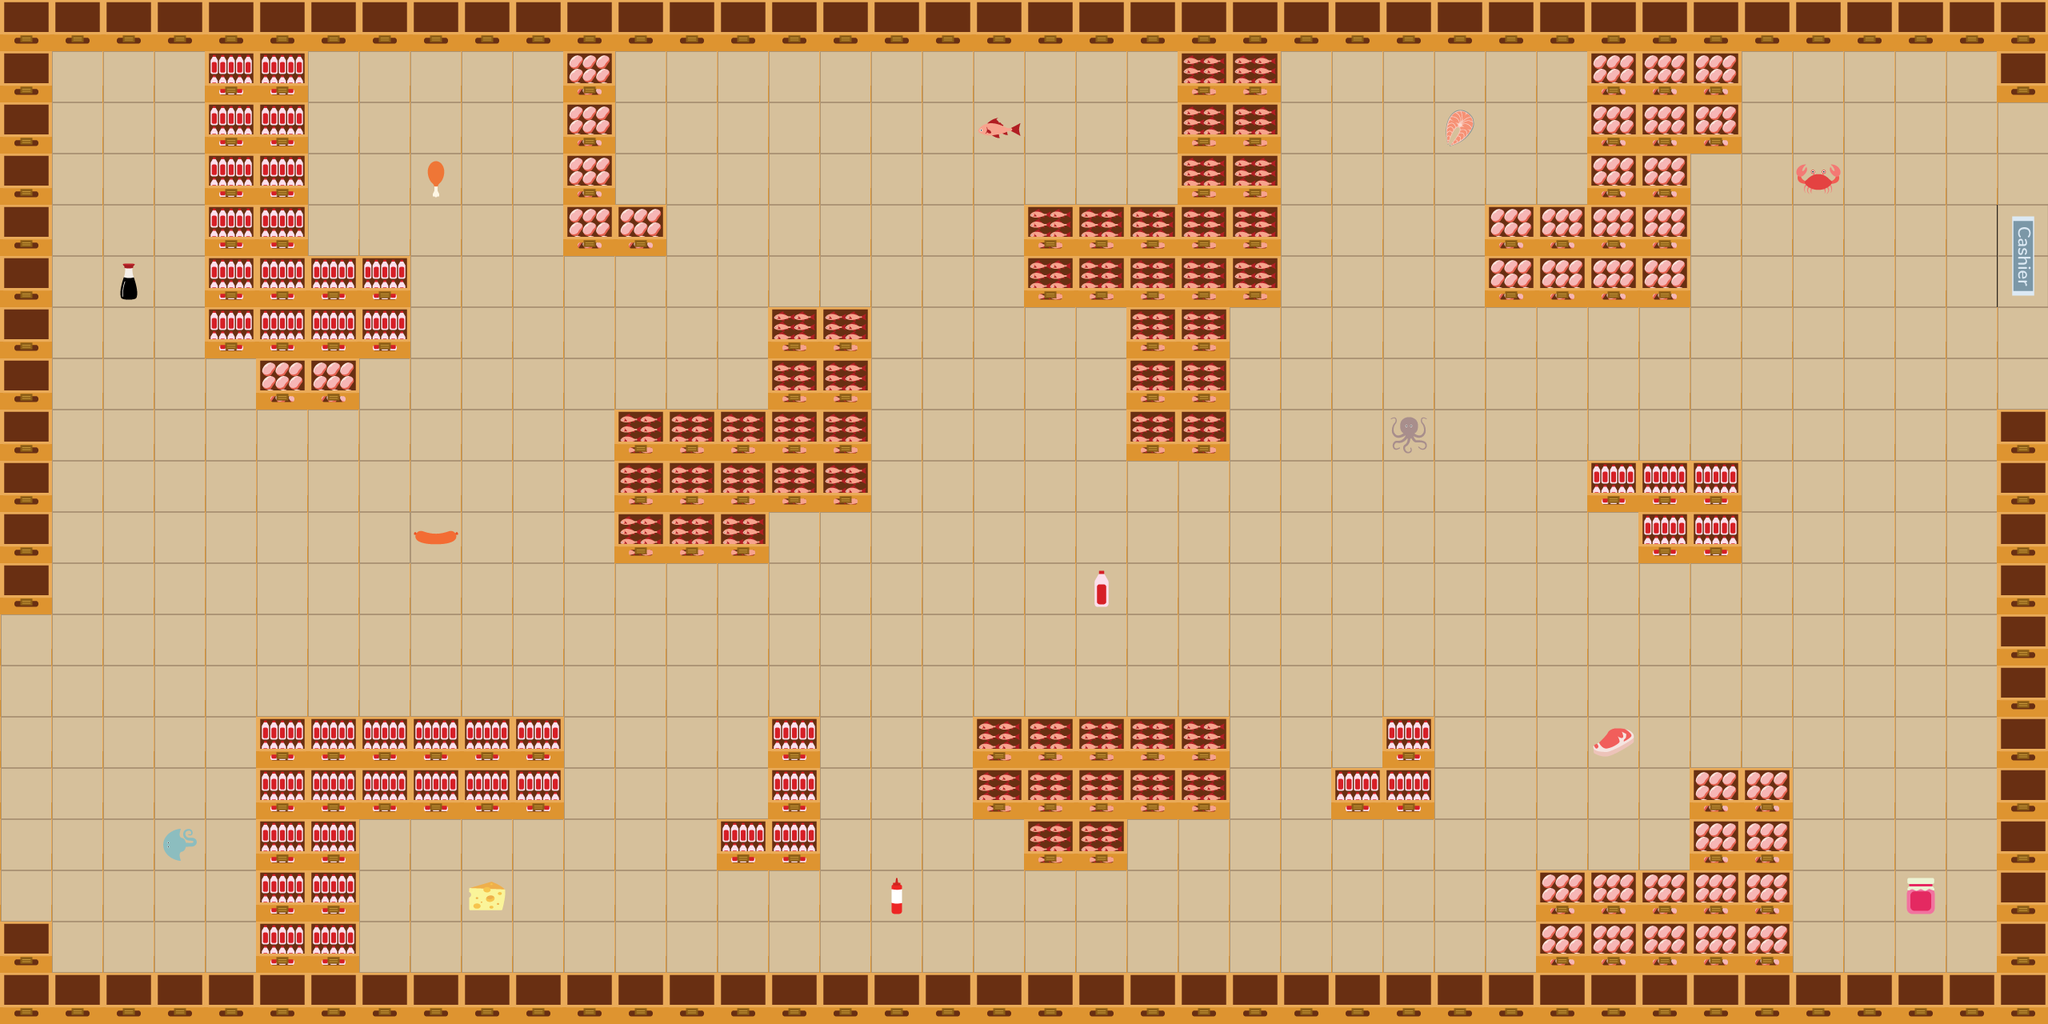

A level layout from a 2D game, rendered from its tile map. Below: a short description, then the map file with tile-grid data replaced by summaries:
An orthogonal 40x20 tile map with 64x64 px tiles, 3 tile layers (groundLayer, shelfLayer, meatLayer), 1 hidden layer not drawn and 9 objects (cashier, endPoint, startPoint, cat1, cat2, ...).

<map version="1.4" tiledversion="1.4.3" orientation="orthogonal" renderorder="right-down" width="40" height="20" tilewidth="64" tileheight="64" infinite="0" nextlayerid="6" nextobjectid="11">
 <editorsettings>
  <export target="tiles3.json" format="json" />
 </editorsettings>
 <tileset firstgid="1" name="Tiles3" tilewidth="64" tileheight="64" tilecount="21" columns="7">
  <image source="Tiles3.png" width="448" height="192" />
  <tile id="0">
   <properties>
    <property name="shelf4" type="bool" value="true" />
   </properties>
  </tile>
  <tile id="2">
   <properties>
    <property name="sausage" type="bool" value="true" />
   </properties>
  </tile>
  <tile id="3">
   <properties>
    <property name="octopus" type="bool" value="true" />
   </properties>
  </tile>
  <tile id="4">
   <properties>
    <property name="jam" type="bool" value="true" />
   </properties>
  </tile>
  <tile id="5">
   <properties>
    <property name="tomatoSauce" type="bool" value="true" />
   </properties>
  </tile>
  <tile id="6">
   <properties>
    <property name="cashier" type="bool" value="true" />
   </properties>
  </tile>
  <tile id="7">
   <properties>
    <property name="shelf3" type="bool" value="true" />
   </properties>
  </tile>
  <tile id="8">
   <properties>
    <property name="shelf" type="bool" value="true" />
   </properties>
  </tile>
  <tile id="9">
   <properties>
    <property name="crab" type="bool" value="true" />
   </properties>
  </tile>
  <tile id="10">
   <properties>
    <property name="stingray" type="bool" value="true" />
   </properties>
  </tile>
  <tile id="11">
   <properties>
    <property name="soySauce" type="bool" value="true" />
   </properties>
  </tile>
  <tile id="12">
   <properties>
    <property name="beef" type="bool" value="true" />
   </properties>
  </tile>
  <tile id="13">
   <properties>
    <property name="cashier" type="bool" value="true" />
   </properties>
  </tile>
  <tile id="14">
   <properties>
    <property name="shelf2" type="bool" value="true" />
   </properties>
  </tile>
  <tile id="15">
   <properties>
    <property name="drumstick" type="bool" value="true" />
   </properties>
  </tile>
  <tile id="16">
   <properties>
    <property name="fish" type="bool" value="true" />
   </properties>
  </tile>
  <tile id="17">
   <properties>
    <property name="milk" type="bool" value="true" />
   </properties>
  </tile>
  <tile id="18">
   <properties>
    <property name="cheese" type="bool" value="true" />
   </properties>
  </tile>
  <tile id="19">
   <properties>
    <property name="salmon" type="bool" value="true" />
   </properties>
  </tile>
  <tile id="20">
   <properties>
    <property name="obstacle" type="bool" value="true" />
   </properties>
  </tile>
 </tileset>
 <layer id="1" name="groundLayer" width="40" height="20">
  <data>[800 cells, 800 non-empty, 3 distinct tile ids]</data>
 </layer>
 <layer id="2" name="shelfLayer" width="40" height="20">
  <data>[800 cells, 238 non-empty, 4 distinct tile ids]</data>
 </layer>
 <layer id="3" name="meatLayer" width="40" height="20">
  <data>[800 cells, 13 non-empty, 13 distinct tile ids]</data>
 </layer>
 <layer id="4" name="obstacleLayer" width="40" height="20" visible="0">
  <data>[800 cells, 4 non-empty, 1 distinct tile ids]</data>
 </layer>
 <objectgroup id="5" name="objectLayer">
  <object id="1" name="cashier" x="2496.79" y="257.378" width="61.1367" height="124.538" />
  <object id="2" name="endPoint" x="2527.53" y="314.969">
   <point />
  </object>
  <object id="3" name="startPoint" x="73.8817" y="960.462">
   <point />
  </object>
  <object id="4" name="cat1" x="1716.92" y="344.302">
   <point />
  </object>
  <object id="5" name="cat2" x="670.241" y="408.572">
   <point />
  </object>
  <object id="6" name="obstacle_1" x="226.169" y="740.253">
   <point />
  </object>
  <object id="7" name="obstacle_2" x="1697.44" y="744.755">
   <point />
  </object>
  <object id="8" name="obstacle_3" x="2338.57" y="682.143">
   <point />
  </object>
  <object id="10" name="obstacle_4" x="1120.98" y="298.084">
   <point />
  </object>
 </objectgroup>
</map>